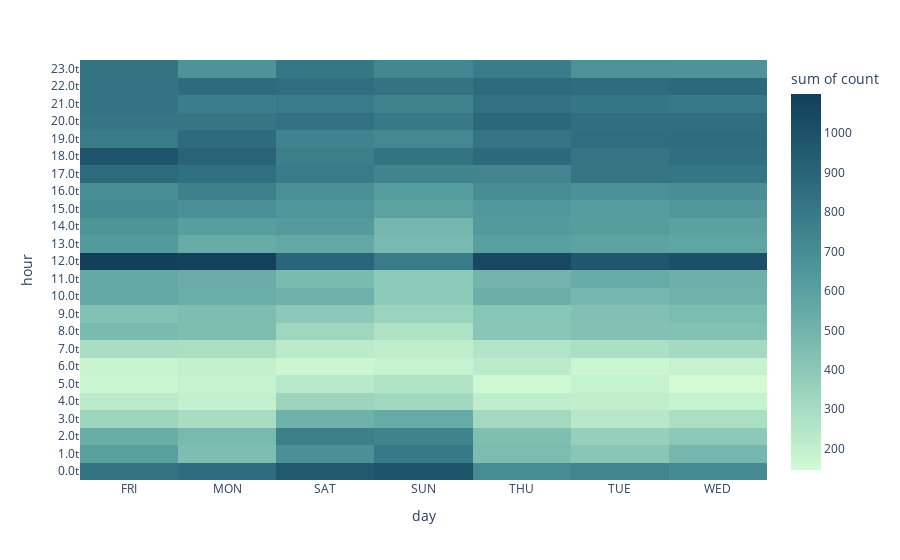

Write notebook code for a chart like this one.
### Code cell
fig = px.density_heatmap(crime_day_2018, x='day',y='hour', z='count', histfunc='sum',color_continuous_scale='Darkmint');
fig.update_layout(yaxis_nticks=24);
fig.show();

### Figure 1 — Plotly figure (JSON) as saved in the notebook; plotly's stock layout.template omitted (floating-point values rounded to 4 significant figures; data arrays with more than 128 entries replaced by an {"elided": "..."} marker saying what was removed)
{"data": [{"coloraxis": "coloraxis", "histfunc": "sum", "hovertemplate": "day=%{x}<br>hour=%{y}<br>sum of count=%{z}<extra></extra>", "name": "", "type": "histogram2d", "x": {"elided": "168 str values"}, "xaxis": "x", "xbingroup": "x", "y": {"elided": "168 str values"}, "yaxis": "y", "ybingroup": "y", "z": {"elided": "168 int values"}}], "layout": {"autosize": true, "coloraxis": {"colorbar": {"title": {"text": "sum of count"}}, "colorscale": [[0, "rgb(210, 251, 212)"], [0.1667, "rgb(165, 219, 194)"], [0.3333, "rgb(123, 188, 176)"], [0.5, "rgb(85, 156, 158)"], [0.6667, "rgb(58, 124, 137)"], [0.8333, "rgb(35, 93, 114)"], [1, "rgb(18, 63, 90)"]]}, "legend": {"tracegroupgap": 0}, "margin": {"t": 60}, "xaxis": {"anchor": "y", "autorange": true, "domain": [0, 1], "range": [-0.5, 6.5], "title": {"text": "day"}, "type": "category"}, "yaxis": {"anchor": "x", "autorange": true, "domain": [0, 1], "nticks": 24, "range": [-0.5, 23.5], "title": {"text": "hour"}, "type": "category"}}}
